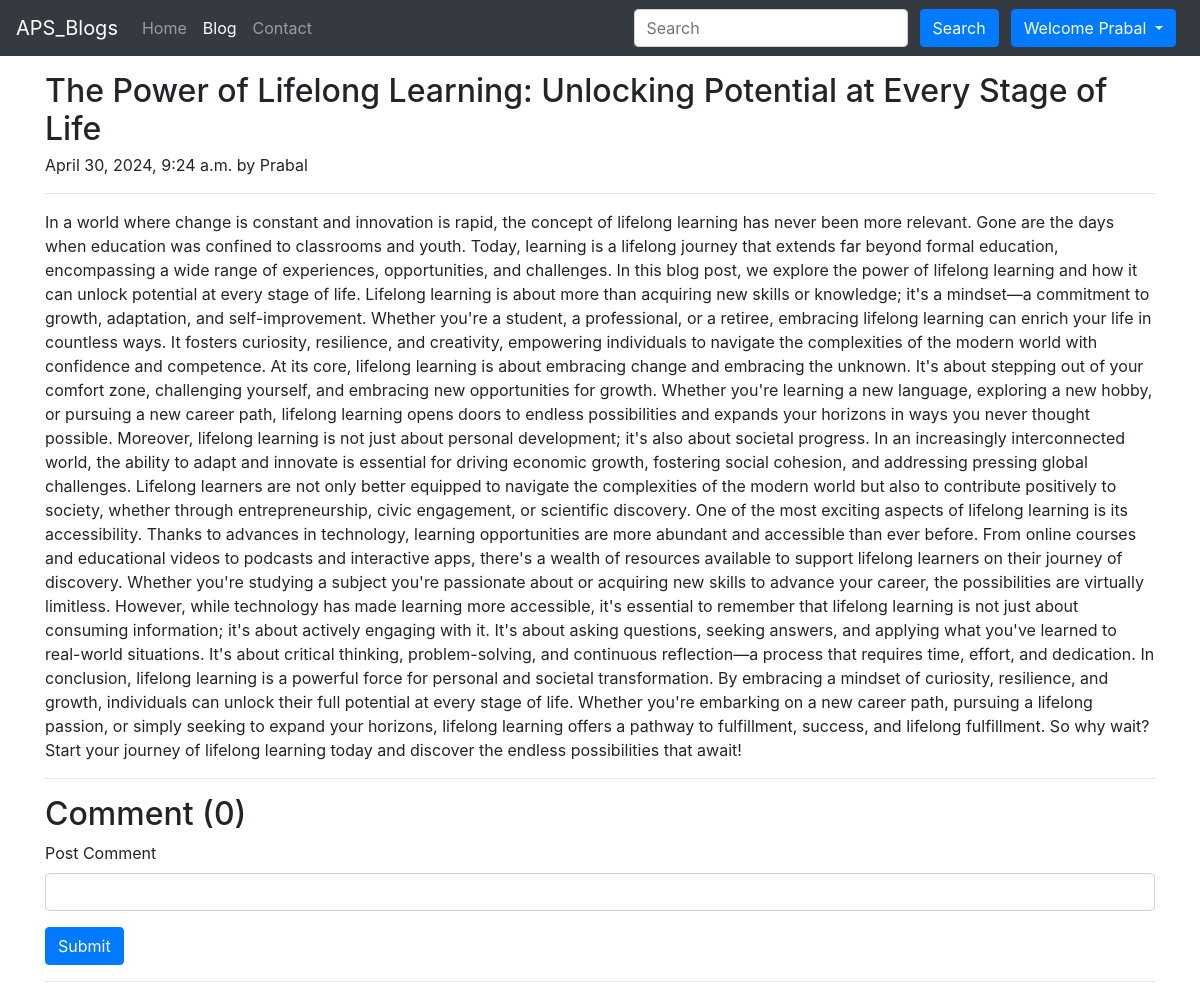
The app's page /blog/The Power of Lifelong Learning/ (signed in) with its own data.
### Blog/models.py (models this page shows, shortened)
class Post(models.Model):
    category_choices = (
        ('general', 'General'),
        ('science', 'Science'),
        ('english', 'English'),
        ('maths', 'Maths'),
        ('sst', 'SST'),
        ('gaming', 'Gaming'),
        ('news', 'News'),
        ('announcements', 'Announcements'),
        ('sports', 'Sports'),
        ('cooking', 'Cooking'),
        ('lifestyle', 'Lifestyle'),
        ('news', 'News'),
    )
    sno = models.AutoField(primary_key=True)
    title = models.CharField(max_length=100)
    text = models.TextField()
    author = models.CharField(max_length=30)
    slug = models.CharField(max_length=300)
    timeStamp = models.DateTimeField(default=datetime.now, blank=True)
    thumbnail = models.ImageField(upload_to='blog/thumbnail', default="blog/thumbnail/wallpaper.jpg")

### Blog/views.py (the view)
# urls.py: path('<str:slug>/',views.blogPost,name="blogPost"),
def blogPost(request, slug):
    post = Post.objects.filter(slug=slug)[0]
    comments = BlogComment.objects.filter(post=post,parent=None)
    replies = BlogComment.objects.filter(post=post).exclude(parent = None)
    replyDict =  {}
    for reply in replies:
        if reply.parent.sno not in replyDict.keys():
            replyDict[reply.parent.sno] = [reply]
        else:
            replyDict[reply.parent.sno].append(reply)
    context = {
        'post': post,
        'comments': comments,
        'replyDict':replyDict
    }
    return render(request, 'blog/blogPost.html', context=context)

### templates/blog/blogPost.html (shortened to what this page needs)
{% extends 'base.html' %}
{% load humanize %}
{% load static %}
{% load extras %}
{% block activeBlog %}active{% endblock activeBlog %}
{% block body %}
<div class="container my-3">
    <h2 class="blog-post-title mb-1">{{post.title}}</h2>
    <p class="blog-post-meta">{{ post.timeStamp }} by <span>{{post.author}}</span></p>
    <hr class="solid">
    <p>{{post.text}}</p>
    <hr class="solid">
</div>
<div class="container">
    <h2>Comment ({{ comments.count }})</h2>
    <form action="/blog/postComment" method="post"> {% csrf_token %}
        <div class="mb-3">
            <label for="comment" class="form-label">Post Comment</label>
            <input name="comment" type="text" class="form-control" id="comment" aria-describedby="text">
        </div>
        <button type="submit" class="btn btn-primary">Submit</button>
    </form>
    <hr class="rounded">
</div>
{% endblock body %}

### templates/base.html (shortened to what this page needs)
<!doctype html>
<html lang="en">
<head>
    <link rel="stylesheet" href="https://stackpath.bootstrapcdn.com/bootstrap/4.3.1/css/bootstrap.min.css">
</head>
<body>
    <nav class="navbar navbar-expand-lg navbar-dark bg-dark">
        <a class="navbar-brand" href="/">APS_Blogs</a>
        <div class="collapse navbar-collapse" id="navbarSupportedContent">
            <ul class="navbar-nav mr-auto">
                <li class="nav-item {% block activeHome %}{% endblock activeHome %}">
                    <a class="nav-link" href="/">Home <span class="sr-only">(current)</span></a>
                </li>
                <li class="nav-item {% block activeBlog %}{% endblock activeBlog %}">
                    <a class="nav-link" href="/blog">Blog</a>
                </li>
                <li class="nav-item {% block activeContact %}{% endblock activeContact %}">
                    <a class="nav-link" href="/contact">Contact</a>
                </li>
            </ul>
            <form method="get" action="/search" class="form-inline my-2 my-lg-0">
                <input name="query" id="query" class="form-control mr-sm-2" type="search" placeholder="Search"
                    aria-label="Search">
                <button class="btn btn-primary my-2 mx-1 my-sm-0" type="submit">Search</button>
                {% if user.is_authenticated %}
                <div class="btn-group">
                    <button type="button" class="btn btn-primary dropdown-toggle mx-2" data-toggle="dropdown" aria-haspopup="true" aria-expanded="false">
                      Welcome {{user.username}}
                    </button>
                  </div>
                {% endif %}
            </form>
        </div>
    </nav>
    {% block body %}{% endblock body %}
</body>
</html>

### records on screen
Post: title "The Power of Lifelong Learning: Unlocking Potential at Every Stage of Life", timeStamp "April 30, 2024, 9:24 a.m.", author "Prabal", text "In a world where change is constant and innovation is rapid, the concept of lifelong learning has never been more relevant. Gone are the days when education was confined to classrooms and youth. Today, learning is a lifelong journey that extends far beyond formal education, encompassing a wide range of experiences, opportunities, and challenges. In this blog post, we explore the power of lifelong learning and how it can unlock potential at every stage of life. Lifelong learning is about more than acquiring new skills or knowledge; it's a mindset—a commitment to growth, adaptation, and self-improvement. Whether you're a student, a professional, or a retiree, embracing lifelong learning can…"

### other values on screen
{{ user.username }} "Prabal"
{{ comments.count }} "0"
